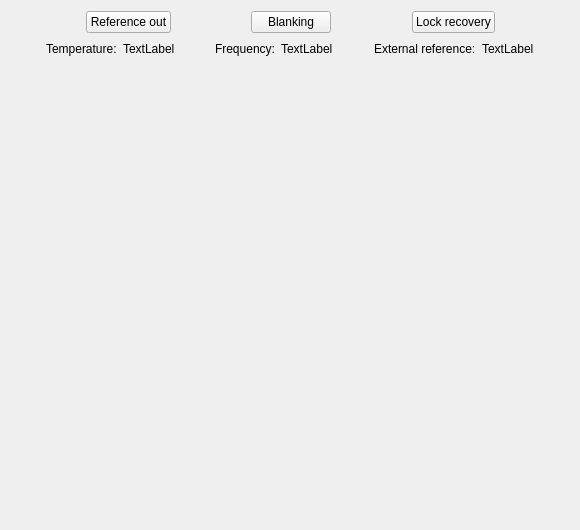
<?xml version="1.0" encoding="UTF-8"?>
<ui version="4.0">
 <class>Form</class>
 <widget class="QWidget" name="Form">
  <property name="geometry">
   <rect>
    <x>0</x>
    <y>0</y>
    <width>580</width>
    <height>530</height>
   </rect>
  </property>
  <property name="windowTitle">
   <string>Form</string>
  </property>
  <layout class="QVBoxLayout" name="verticalLayout">
   <item>
    <layout class="QHBoxLayout" name="horizontalLayout_2">
     <item>
      <spacer name="horizontalSpacer_5">
       <property name="orientation">
        <enum>Qt::Horizontal</enum>
       </property>
       <property name="sizeHint" stdset="0">
        <size>
         <width>40</width>
         <height>20</height>
        </size>
       </property>
      </spacer>
     </item>
     <item>
      <widget class="QPushButton" name="ref_button">
       <property name="text">
        <string>Reference out</string>
       </property>
       <property name="checkable">
        <bool>true</bool>
       </property>
       <property name="checked">
        <bool>false</bool>
       </property>
      </widget>
     </item>
     <item>
      <spacer name="horizontalSpacer_3">
       <property name="orientation">
        <enum>Qt::Horizontal</enum>
       </property>
       <property name="sizeHint" stdset="0">
        <size>
         <width>40</width>
         <height>20</height>
        </size>
       </property>
      </spacer>
     </item>
     <item>
      <widget class="QPushButton" name="blanking_button">
       <property name="text">
        <string>Blanking</string>
       </property>
       <property name="checkable">
        <bool>true</bool>
       </property>
      </widget>
     </item>
     <item>
      <spacer name="horizontalSpacer_4">
       <property name="orientation">
        <enum>Qt::Horizontal</enum>
       </property>
       <property name="sizeHint" stdset="0">
        <size>
         <width>40</width>
         <height>20</height>
        </size>
       </property>
      </spacer>
     </item>
     <item>
      <widget class="QPushButton" name="lock_recovery_button">
       <property name="text">
        <string>Lock recovery</string>
       </property>
       <property name="checkable">
        <bool>true</bool>
       </property>
      </widget>
     </item>
     <item>
      <spacer name="horizontalSpacer_6">
       <property name="orientation">
        <enum>Qt::Horizontal</enum>
       </property>
       <property name="sizeHint" stdset="0">
        <size>
         <width>40</width>
         <height>20</height>
        </size>
       </property>
      </spacer>
     </item>
    </layout>
   </item>
   <item>
    <layout class="QHBoxLayout" name="horizontalLayout">
     <item>
      <spacer name="horizontalSpacer_7">
       <property name="orientation">
        <enum>Qt::Horizontal</enum>
       </property>
       <property name="sizeHint" stdset="0">
        <size>
         <width>40</width>
         <height>20</height>
        </size>
       </property>
      </spacer>
     </item>
     <item>
      <widget class="QLabel" name="label">
       <property name="text">
        <string>Temperature:</string>
       </property>
      </widget>
     </item>
     <item>
      <widget class="QLabel" name="temperature_label">
       <property name="text">
        <string>TextLabel</string>
       </property>
      </widget>
     </item>
     <item>
      <spacer name="horizontalSpacer">
       <property name="orientation">
        <enum>Qt::Horizontal</enum>
       </property>
       <property name="sizeHint" stdset="0">
        <size>
         <width>40</width>
         <height>20</height>
        </size>
       </property>
      </spacer>
     </item>
     <item>
      <widget class="QLabel" name="label_2">
       <property name="text">
        <string>Frequency:</string>
       </property>
      </widget>
     </item>
     <item>
      <widget class="QLabel" name="freq_lock_label">
       <property name="text">
        <string>TextLabel</string>
       </property>
      </widget>
     </item>
     <item>
      <spacer name="horizontalSpacer_2">
       <property name="orientation">
        <enum>Qt::Horizontal</enum>
       </property>
       <property name="sizeHint" stdset="0">
        <size>
         <width>40</width>
         <height>20</height>
        </size>
       </property>
      </spacer>
     </item>
     <item>
      <widget class="QLabel" name="label_3">
       <property name="text">
        <string>External reference:</string>
       </property>
      </widget>
     </item>
     <item>
      <widget class="QLabel" name="ref_lock_label">
       <property name="text">
        <string>TextLabel</string>
       </property>
      </widget>
     </item>
     <item>
      <spacer name="horizontalSpacer_8">
       <property name="orientation">
        <enum>Qt::Horizontal</enum>
       </property>
       <property name="sizeHint" stdset="0">
        <size>
         <width>40</width>
         <height>20</height>
        </size>
       </property>
      </spacer>
     </item>
    </layout>
   </item>
   <item>
    <spacer name="verticalSpacer">
     <property name="orientation">
      <enum>Qt::Vertical</enum>
     </property>
     <property name="sizeHint" stdset="0">
      <size>
       <width>20</width>
       <height>40</height>
      </size>
     </property>
    </spacer>
   </item>
  </layout>
 </widget>
 <resources/>
 <connections/>
</ui>
